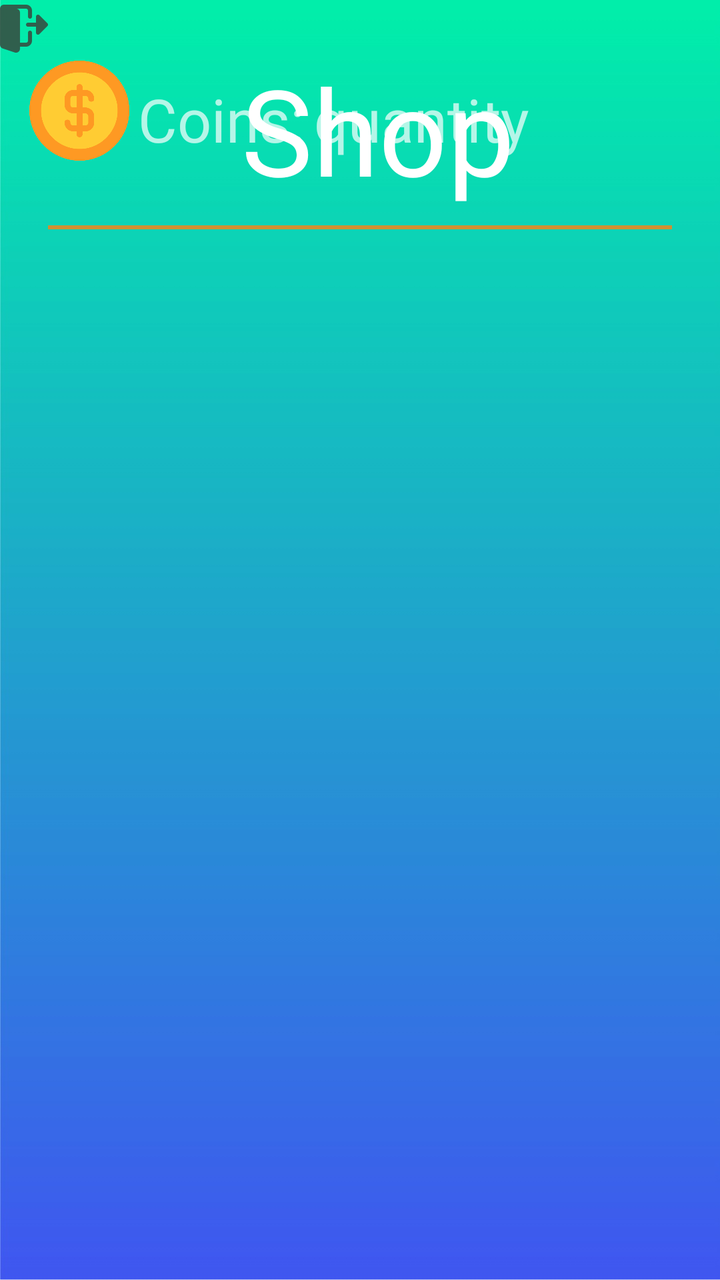
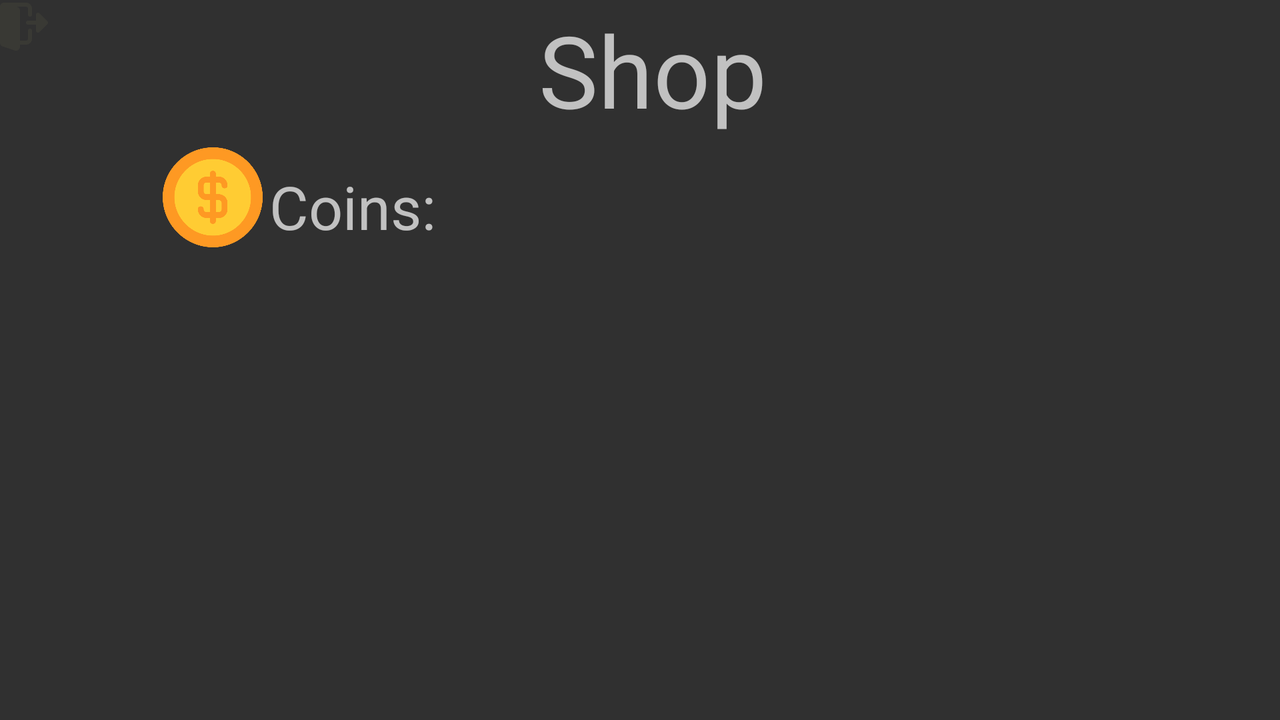

First picture: res/layout/ on a phone held upright. Second picture: the repository's own variant of that layout, on a device whose configuration matches the variant's folder. Source for both follows.
<!-- AndroidManifest.xml: application theme Theme.AppCompat.NoActionBar -->
<!-- res/layout/fragment_shop.xml -->
<?xml version="1.0" encoding="utf-8"?>
<androidx.constraintlayout.widget.ConstraintLayout xmlns:android="http://schemas.android.com/apk/res/android"
    xmlns:app="http://schemas.android.com/apk/res-auto"
    xmlns:tools="http://schemas.android.com/tools"
    android:layout_width="match_parent"
    android:layout_height="match_parent"
    android:scrollbarSize="34dp"
    tools:context=".Fragments.ShopFragment"
    android:background="@drawable/background">

    <ImageView
        android:id="@+id/imageShop"
        android:layout_width="wrap_content"
        android:layout_height="wrap_content"
        android:adjustViewBounds="true"
        android:contentDescription="@string/todo"
        android:maxWidth="50dp"
        android:maxHeight="50dp"
        android:scaleType="centerInside"
        android:src="@drawable/coins_image"
        app:layout_constraintBottom_toTopOf="@+id/lvShopItem"
        app:layout_constraintEnd_toStartOf="@+id/Coins"
        app:layout_constraintHorizontal_bias="0.774"
        app:layout_constraintStart_toStartOf="parent"
        app:layout_constraintTop_toTopOf="parent"
        app:layout_constraintVertical_bias="0.945" />

    <TextView
        android:id="@+id/tvShop"
        android:layout_width="wrap_content"
        android:layout_height="wrap_content"
        android:fontFamily="@font/londrina_solid"
        android:text="@string/shop"
        android:textAlignment="center"
        android:textColor="@color/white"
        android:textSize="60sp"
        app:layout_constraintBottom_toBottomOf="parent"
        app:layout_constraintEnd_toEndOf="parent"
        app:layout_constraintHorizontal_bias="0.541"
        app:layout_constraintStart_toStartOf="parent"
        app:layout_constraintTop_toTopOf="parent"
        app:layout_constraintVertical_bias="0.044" />

    <TextView
        android:id="@+id/tvShopCoins"
        android:layout_width="wrap_content"
        android:layout_height="wrap_content"
        android:fontFamily="@font/londrina_solid"
        android:text="@string/quantity"
        android:textSize="30sp"
        app:layout_constraintBottom_toTopOf="@+id/lvShopItem"
        app:layout_constraintEnd_toEndOf="parent"
        app:layout_constraintHorizontal_bias="0.047"
        app:layout_constraintStart_toEndOf="@+id/Coins"
        app:layout_constraintTop_toTopOf="parent"
        app:layout_constraintVertical_bias="0.945" />

    <ListView
        android:id="@+id/lvShopItem"
        android:layout_width="0dp"
        android:layout_height="550dp"
        app:layout_constraintBottom_toBottomOf="parent"
        app:layout_constraintEnd_toEndOf="parent"
        app:layout_constraintHorizontal_bias="0.47"
        app:layout_constraintStart_toStartOf="parent"
        app:layout_constraintTop_toTopOf="parent"
        app:layout_constraintVertical_bias="0.912" />

    <TextView
        android:id="@+id/Coins"
        android:layout_width="wrap_content"
        android:layout_height="wrap_content"
        android:fontFamily="@font/londrina_solid"
        android:text="@string/coins"
        android:textSize="30sp"
        app:layout_constraintBottom_toTopOf="@+id/lvShopItem"
        app:layout_constraintEnd_toEndOf="parent"
        app:layout_constraintHorizontal_bias="0.249"
        app:layout_constraintStart_toStartOf="parent"
        app:layout_constraintTop_toTopOf="parent"
        app:layout_constraintVertical_bias="0.945" />

    <ImageView
        android:id="@+id/ivBackShop"
        android:layout_width="wrap_content"
        android:layout_height="wrap_content"
        android:adjustViewBounds="true"
        android:background="@drawable/effect_button_image"
        android:maxWidth="65dp"
        android:maxHeight="60dp"
        android:scaleType="centerInside"
        android:src="@drawable/back_icon"
        app:layout_constraintBottom_toBottomOf="parent"
        app:layout_constraintEnd_toEndOf="parent"
        app:layout_constraintHorizontal_bias="0.0"
        app:layout_constraintStart_toStartOf="parent"
        app:layout_constraintTop_toTopOf="parent"
        app:layout_constraintVertical_bias="0.004"
        android:contentDescription="@string/todo" />

    <View
        android:id="@+id/view2"
        android:layout_width="0dp"
        android:layout_height="2dp"
        android:layout_marginStart="24dp"
        android:layout_marginTop="8dp"
        android:layout_marginEnd="24dp"
        android:background="@color/gold"
        app:layout_constraintEnd_toEndOf="parent"
        app:layout_constraintHorizontal_bias="0.0"
        app:layout_constraintStart_toStartOf="parent"
        app:layout_constraintTop_toBottomOf="@+id/tvShop" />

</androidx.constraintlayout.widget.ConstraintLayout>
<!-- resources referenced by this layout -->
<resources>
  <color name="gold">#CF9132</color>
  <color name="white">#FFFFFF</color>
  <!-- drawable back_icon: png bitmap (drawable, 3767 bytes) -->
  <!-- drawable background: jpg bitmap (drawable, 127501 bytes) -->
  <!-- drawable coins_image: png bitmap (drawable, 22105 bytes) -->
  <!-- drawable effect_button_image (drawable) -->
  <?xml version="1.0" encoding="utf-8"?>
  <ripple xmlns:android="http://schemas.android.com/apk/res/android"
      android:color="@color/light_blue_900">
  
      <item
          android:id="@android:id/mask"
          android:drawable="@color/light_blue_900"/>
  
  </ripple>
  <string name="coins">Coins:</string>
  <string name="quantity">quantity</string>
  <string name="shop">Shop</string>
  <string name="todo">TODO</string>
  <color name="light_blue_900">#FF01579B</color>
</resources>
<!-- res/layout-land/fragment_shop.xml (the repository's variant of the layout above) -->
<!-- drawn on the phone turned sideways -->
<?xml version="1.0" encoding="utf-8"?>
<androidx.constraintlayout.widget.ConstraintLayout xmlns:android="http://schemas.android.com/apk/res/android"
    xmlns:app="http://schemas.android.com/apk/res-auto"
    xmlns:tools="http://schemas.android.com/tools"
    android:layout_width="match_parent"
    android:layout_height="match_parent"
    android:scrollbarSize="34dp"
    tools:context=".Fragments.ShopFragment"
    android:background="@drawable/background_menu">

    <ImageView
        android:id="@+id/imageShop"
        android:layout_width="50dp"
        android:layout_height="50dp"
        android:layout_marginStart="55dp"
        android:adjustViewBounds="true"
        android:background="@drawable/coins_image"
        android:contentDescription="@string/todo"
        android:maxWidth="50dp"
        android:maxHeight="50dp"
        android:scaleType="centerInside"
        app:layout_constraintBottom_toTopOf="@+id/lvShopItem"
        app:layout_constraintEnd_toStartOf="@+id/Coins"
        app:layout_constraintHorizontal_bias="0.887"
        app:layout_constraintStart_toStartOf="parent"
        app:layout_constraintTop_toTopOf="parent"
        app:layout_constraintVertical_bias="0.854" />

    <TextView
        android:id="@+id/tvShop"
        android:layout_width="124dp"
        android:layout_height="65dp"
        android:text="@string/shop"
        android:textSize="50sp"
        app:layout_constraintBottom_toBottomOf="parent"
        app:layout_constraintEnd_toEndOf="parent"
        app:layout_constraintHorizontal_bias="0.522"
        app:layout_constraintStart_toStartOf="parent"
        app:layout_constraintTop_toTopOf="parent"
        app:layout_constraintVertical_bias="0.004" />

    <TextView
        android:id="@+id/tvShopCoins"
        android:layout_width="100dp"
        android:layout_height="39dp"
        android:textSize="30sp"
        app:layout_constraintBottom_toTopOf="@+id/lvShopItem"
        app:layout_constraintEnd_toEndOf="parent"
        app:layout_constraintHorizontal_bias="0.38"
        app:layout_constraintStart_toStartOf="parent"
        app:layout_constraintTop_toTopOf="parent"
        app:layout_constraintVertical_bias="0.866" />

    <ListView
        android:id="@+id/lvShopItem"
        android:layout_width="480dp"
        android:layout_height="222dp"
        android:layout_marginStart="50dp"
        android:layout_marginEnd="50dp"
        app:layout_constraintBottom_toBottomOf="parent"
        app:layout_constraintEnd_toEndOf="parent"
        app:layout_constraintHorizontal_bias="0.466"
        app:layout_constraintStart_toStartOf="parent"
        app:layout_constraintTop_toTopOf="parent"
        app:layout_constraintVertical_bias="0.989" />

    <TextView
        android:id="@+id/Coins"
        android:layout_width="wrap_content"
        android:layout_height="wrap_content"
        android:text="@string/coinss"
        android:textSize="30sp"
        app:layout_constraintBottom_toTopOf="@+id/lvShopItem"
        app:layout_constraintEnd_toEndOf="parent"
        app:layout_constraintHorizontal_bias="0.242"
        app:layout_constraintStart_toStartOf="parent"
        app:layout_constraintTop_toTopOf="parent"
        app:layout_constraintVertical_bias="0.865" />

    <ImageView
        android:id="@+id/ivBackShop"
        android:layout_width="wrap_content"
        android:layout_height="wrap_content"
        android:background="@drawable/effect_button_image"
        android:maxWidth="65dp"
        android:maxHeight="60dp"
        android:src="@drawable/back_icon"
        app:layout_constraintBottom_toBottomOf="parent"
        app:layout_constraintEnd_toEndOf="parent"
        app:layout_constraintHorizontal_bias="0.0"
        app:layout_constraintStart_toStartOf="parent"
        app:layout_constraintTop_toTopOf="parent"
        app:layout_constraintVertical_bias="0.004"
        android:scaleType="centerInside"
        android:adjustViewBounds="true"
        android:contentDescription="@string/todo" />

</androidx.constraintlayout.widget.ConstraintLayout>
<!-- resources referenced by the variant -->
<!-- as the phone turned sideways resolves them -->
<resources>
  <!-- drawable back_icon: png bitmap (drawable, 3767 bytes) -->
  <!-- drawable coins_image: png bitmap (drawable, 22105 bytes) -->
  <!-- drawable effect_button_image (drawable) -->
  <?xml version="1.0" encoding="utf-8"?>
  <ripple xmlns:android="http://schemas.android.com/apk/res/android"
      android:color="@color/light_blue_900">
  
      <item
          android:id="@android:id/mask"
          android:drawable="@color/light_blue_900"/>
  
  </ripple>
  <string name="coinss">Coins:</string>
  <string name="shop">Shop</string>
  <string name="todo">TODO</string>
  <color name="light_blue_900">#FF01579B</color>
</resources>
